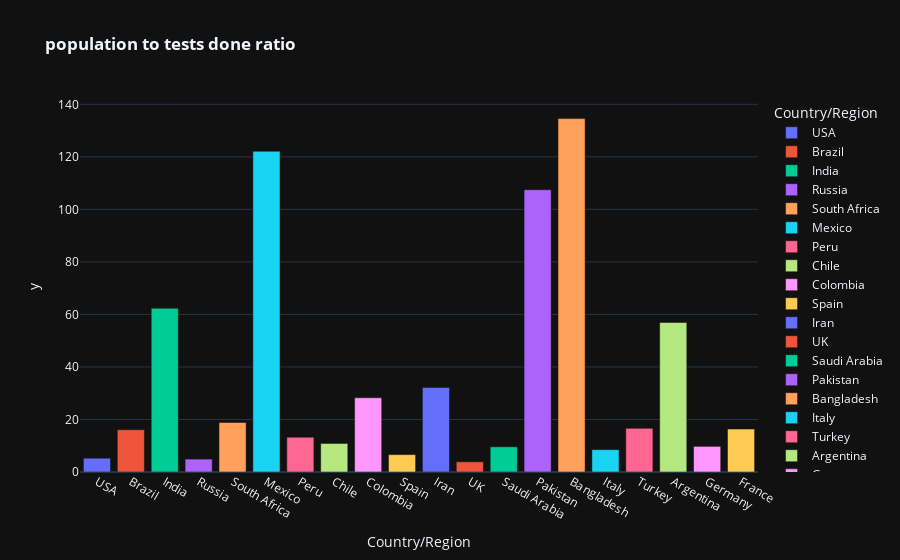

The cell this chart's notebook holds for it:
### Code cell
fig=px.bar(world_data.iloc[0:20],color='Country/Region',y=pop_test_ratio[0:20],x='Country/Region',template="plotly_dark",title="<b>population to tests done ratio</b>")
fig.show()

### Figure 1 — Plotly figure (JSON) as saved in the notebook; plotly's stock layout.template omitted (floating-point values rounded to 4 significant figures)
{"data": [{"alignmentgroup": "True", "hovertemplate": "Country/Region=%{x}<br>y=%{y}<extra></extra>", "legendgroup": "USA", "marker": {"color": "#636efa", "pattern": {"shape": ""}}, "name": "USA", "offsetgroup": "USA", "orientation": "v", "showlegend": true, "textposition": "auto", "type": "bar", "x": ["USA"], "xaxis": "x", "y": [5.245], "yaxis": "y"}, {"alignmentgroup": "True", "hovertemplate": "Country/Region=%{x}<br>y=%{y}<extra></extra>", "legendgroup": "Brazil", "marker": {"color": "#EF553B", "pattern": {"shape": ""}}, "name": "Brazil", "offsetgroup": "Brazil", "orientation": "v", "showlegend": true, "textposition": "auto", "type": "bar", "x": ["Brazil"], "xaxis": "x", "y": [16.11], "yaxis": "y"}, {"alignmentgroup": "True", "hovertemplate": "Country/Region=%{x}<br>y=%{y}<extra></extra>", "legendgroup": "India", "marker": {"color": "#00cc96", "pattern": {"shape": ""}}, "name": "India", "offsetgroup": "India", "orientation": "v", "showlegend": true, "textposition": "auto", "type": "bar", "x": ["India"], "xaxis": "x", "y": [62.37], "yaxis": "y"}, {"alignmentgroup": "True", "hovertemplate": "Country/Region=%{x}<br>y=%{y}<extra></extra>", "legendgroup": "Russia", "marker": {"color": "#ab63fa", "pattern": {"shape": ""}}, "name": "Russia", "offsetgroup": "Russia", "orientation": "v", "showlegend": true, "textposition": "auto", "type": "bar", "x": ["Russia"], "xaxis": "x", "y": [4.911], "yaxis": "y"}, {"alignmentgroup": "True", "hovertemplate": "Country/Region=%{x}<br>y=%{y}<extra></extra>", "legendgroup": "South Africa", "marker": {"color": "#FFA15A", "pattern": {"shape": ""}}, "name": "South Africa", "offsetgroup": "South Africa", "orientation": "v", "showlegend": true, "textposition": "auto", "type": "bar", "x": ["South Africa"], "xaxis": "x", "y": [18.85], "yaxis": "y"}, {"alignmentgroup": "True", "hovertemplate": "Country/Region=%{x}<br>y=%{y}<extra></extra>", "legendgroup": "Mexico", "marker": {"color": "#19d3f3", "pattern": {"shape": ""}}, "name": "Mexico", "offsetgroup": "Mexico", "orientation": "v", "showlegend": true, "textposition": "auto", "type": "bar", "x": ["Mexico"], "xaxis": "x", "y": [122.1], "yaxis": "y"}, {"alignmentgroup": "True", "hovertemplate": "Country/Region=%{x}<br>y=%{y}<extra></extra>", "legendgroup": "Peru", "marker": {"color": "#FF6692", "pattern": {"shape": ""}}, "name": "Peru", "offsetgroup": "Peru", "orientation": "v", "showlegend": true, "textposition": "auto", "type": "bar", "x": ["Peru"], "xaxis": "x", "y": [13.24], "yaxis": "y"}, {"alignmentgroup": "True", "hovertemplate": "Country/Region=%{x}<br>y=%{y}<extra></extra>", "legendgroup": "Chile", "marker": {"color": "#B6E880", "pattern": {"shape": ""}}, "name": "Chile", "offsetgroup": "Chile", "orientation": "v", "showlegend": true, "textposition": "auto", "type": "bar", "x": ["Chile"], "xaxis": "x", "y": [10.87], "yaxis": "y"}, {"alignmentgroup": "True", "hovertemplate": "Country/Region=%{x}<br>y=%{y}<extra></extra>", "legendgroup": "Colombia", "marker": {"color": "#FF97FF", "pattern": {"shape": ""}}, "name": "Colombia", "offsetgroup": "Colombia", "orientation": "v", "showlegend": true, "textposition": "auto", "type": "bar", "x": ["Colombia"], "xaxis": "x", "y": [28.27], "yaxis": "y"}, {"alignmentgroup": "True", "hovertemplate": "Country/Region=%{x}<br>y=%{y}<extra></extra>", "legendgroup": "Spain", "marker": {"color": "#FECB52", "pattern": {"shape": ""}}, "name": "Spain", "offsetgroup": "Spain", "orientation": "v", "showlegend": true, "textposition": "auto", "type": "bar", "x": ["Spain"], "xaxis": "x", "y": [6.619], "yaxis": "y"}, {"alignmentgroup": "True", "hovertemplate": "Country/Region=%{x}<br>y=%{y}<extra></extra>", "legendgroup": "Iran", "marker": {"color": "#636efa", "pattern": {"shape": ""}}, "name": "Iran", "offsetgroup": "Iran", "orientation": "v", "showlegend": true, "textposition": "auto", "type": "bar", "x": ["Iran"], "xaxis": "x", "y": [32.19], "yaxis": "y"}, {"alignmentgroup": "True", "hovertemplate": "Country/Region=%{x}<br>y=%{y}<extra></extra>", "legendgroup": "UK", "marker": {"color": "#EF553B", "pattern": {"shape": ""}}, "name": "UK", "offsetgroup": "UK", "orientation": "v", "showlegend": true, "textposition": "auto", "type": "bar", "x": ["UK"], "xaxis": "x", "y": [3.878], "yaxis": "y"}, {"alignmentgroup": "True", "hovertemplate": "Country/Region=%{x}<br>y=%{y}<extra></extra>", "legendgroup": "Saudi Arabia", "marker": {"color": "#00cc96", "pattern": {"shape": ""}}, "name": "Saudi Arabia", "offsetgroup": "Saudi Arabia", "orientation": "v", "showlegend": true, "textposition": "auto", "type": "bar", "x": ["Saudi Arabia"], "xaxis": "x", "y": [9.59], "yaxis": "y"}, {"alignmentgroup": "True", "hovertemplate": "Country/Region=%{x}<br>y=%{y}<extra></extra>", "legendgroup": "Pakistan", "marker": {"color": "#ab63fa", "pattern": {"shape": ""}}, "name": "Pakistan", "offsetgroup": "Pakistan", "orientation": "v", "showlegend": true, "textposition": "auto", "type": "bar", "x": ["Pakistan"], "xaxis": "x", "y": [107.5], "yaxis": "y"}, {"alignmentgroup": "True", "hovertemplate": "Country/Region=%{x}<br>y=%{y}<extra></extra>", "legendgroup": "Bangladesh", "marker": {"color": "#FFA15A", "pattern": {"shape": ""}}, "name": "Bangladesh", "offsetgroup": "Bangladesh", "orientation": "v", "showlegend": true, "textposition": "auto", "type": "bar", "x": ["Bangladesh"], "xaxis": "x", "y": [134.6], "yaxis": "y"}, {"alignmentgroup": "True", "hovertemplate": "Country/Region=%{x}<br>y=%{y}<extra></extra>", "legendgroup": "Italy", "marker": {"color": "#19d3f3", "pattern": {"shape": ""}}, "name": "Italy", "offsetgroup": "Italy", "orientation": "v", "showlegend": true, "textposition": "auto", "type": "bar", "x": ["Italy"], "xaxis": "x", "y": [8.515], "yaxis": "y"}, {"alignmentgroup": "True", "hovertemplate": "Country/Region=%{x}<br>y=%{y}<extra></extra>", "legendgroup": "Turkey", "marker": {"color": "#FF6692", "pattern": {"shape": ""}}, "name": "Turkey", "offsetgroup": "Turkey", "orientation": "v", "showlegend": true, "textposition": "auto", "type": "bar", "x": ["Turkey"], "xaxis": "x", "y": [16.61], "yaxis": "y"}, {"alignmentgroup": "True", "hovertemplate": "Country/Region=%{x}<br>y=%{y}<extra></extra>", "legendgroup": "Argentina", "marker": {"color": "#B6E880", "pattern": {"shape": ""}}, "name": "Argentina", "offsetgroup": "Argentina", "orientation": "v", "showlegend": true, "textposition": "auto", "type": "bar", "x": ["Argentina"], "xaxis": "x", "y": [56.93], "yaxis": "y"}, {"alignmentgroup": "True", "hovertemplate": "Country/Region=%{x}<br>y=%{y}<extra></extra>", "legendgroup": "Germany", "marker": {"color": "#FF97FF", "pattern": {"shape": ""}}, "name": "Germany", "offsetgroup": "Germany", "orientation": "v", "showlegend": true, "textposition": "auto", "type": "bar", "x": ["Germany"], "xaxis": "x", "y": [9.761], "yaxis": "y"}, {"alignmentgroup": "True", "hovertemplate": "Country/Region=%{x}<br>y=%{y}<extra></extra>", "legendgroup": "France", "marker": {"color": "#FECB52", "pattern": {"shape": ""}}, "name": "France", "offsetgroup": "France", "orientation": "v", "showlegend": true, "textposition": "auto", "type": "bar", "x": ["France"], "xaxis": "x", "y": [16.35], "yaxis": "y"}], "layout": {"autosize": true, "barmode": "relative", "legend": {"title": {"text": "Country/Region"}, "tracegroupgap": 0}, "title": {"text": "<b>population to tests done ratio</b>"}, "xaxis": {"anchor": "y", "autorange": true, "categoryarray": ["USA", "Brazil", "India", "Russia", "South Africa", "Mexico", "Peru", "Chile", "Colombia", "Spain", "Iran", "UK", "Saudi Arabia", "Pakistan", "Bangladesh", "Italy", "Turkey", "Argentina", "Germany", "France"], "categoryorder": "array", "domain": [0, 1], "range": [-0.5, 19.5], "title": {"text": "Country/Region"}, "type": "category"}, "yaxis": {"anchor": "x", "autorange": true, "domain": [0, 1], "range": [0, 141.6], "title": {"text": "y"}, "type": "linear"}}}
